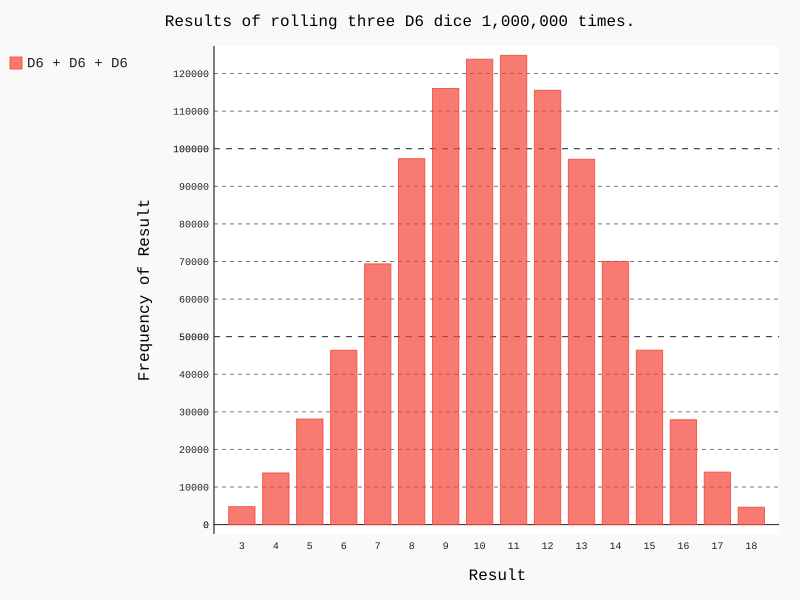

This figure's Python source:
import pygal

from die import Die

die_1 = Die()
die_2 = Die()
die_3 = Die()

results = []
for roll_num in range(1000000):
    result = die_1.roll() + die_2.roll() + die_3.roll()
    results.append(result)
    
frequencies = []
max_result = die_1.num_sides + die_2.num_sides + die_3.num_sides
for value in range(3, max_result+1):
    frequency = results.count(value)
    frequencies.append(frequency)
    
hist = pygal.Bar()

hist.title = "Results of rolling three D6 dice 1,000,000 times."
hist.x_labels = [str(x) for x in range(3, max_result+1)]
hist.x_title = "Result"
hist.y_title = "Frequency of Result"

hist.add('D6 + D6 + D6', frequencies)
hist.render_to_file('three_dice.svg')
